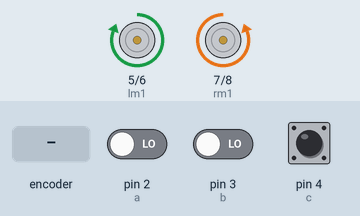
Recording of a sketch running on a simulated Arduino Uno, built with avr-gcc and run on an emulated ATmega328P. Parts: motor-driver pin pairs drawn as motors (green arrow = first pin HIGH = forward, orange = second pin HIGH = backward, longer = more drive). Inputs (shaded band) come from the test bench; at power-on: pin 4 (c) LOW, pin 2 (a) LOW, pin 3 (b) LOW. What the sketch prints to the serial monitor is not drawn.

Above: at 1.2 s.
1.3 s: rotary encoder on pin 2 (a) / pin 3 (b) turned 3 steps (first pin leading)
At 2.2 s:
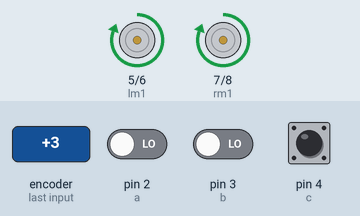
3.4 s: pin 4 (c) driven HIGH
At 4.4 s:
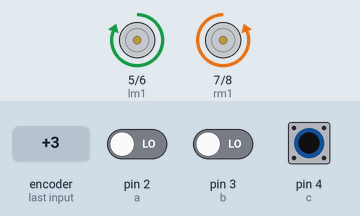
5.1 s: pin 4 (c) driven LOW
At 5.6 s:
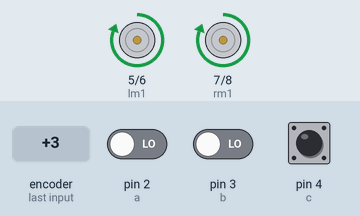
8.1 s: rotary encoder on pin 2 (a) / pin 3 (b) turned 1 step (first pin leading)
At 9.4 s:
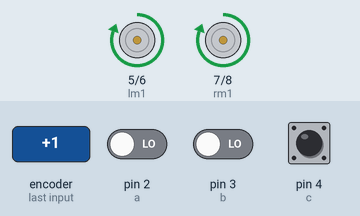
9.8 s: pin 4 (c) pulsed HIGH 5 times (0.12 s each, 0.3 s apart)
At 10.01 s:
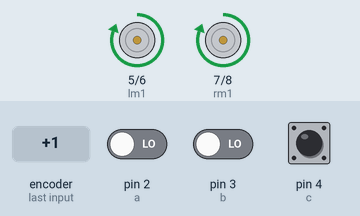
12.8 s: pin 4 (c) pulsed HIGH 2 times (0.12 s each, 0.3 s apart)
At 13.7 s:
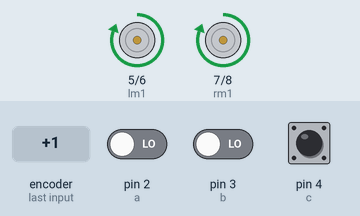
Timing chart, 0 to 15.8 s (numbered marks = the images above; inputs shaded):
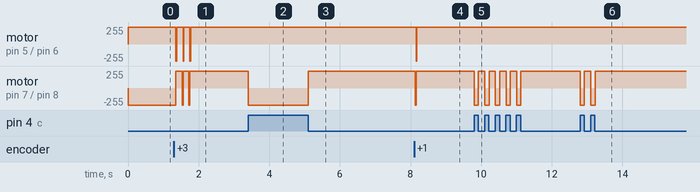

The sketch:

maze.ino
```cpp
#define a 2//left ir
#define b 3//centre ir
#define c 4//right ir
#define lm1 5//left motor 1
#define lm2 6//left motor 2
#define rm1 7//right motor 1
#define rm2 8//right motor 2
#define v1 9//+5V Vcc output
#define v2 10//+5V Vcc output
void setup() {
  // put your setup code here, to run once:
Serial.begin(9600);
pinMode(a,INPUT);
pinMode(b,INPUT);
pinMode(c,INPUT);
pinMode(lm1,OUTPUT);
pinMode(lm2,OUTPUT);
pinMode(rm1,OUTPUT);
pinMode(rm2,OUTPUT);
digitalWrite(v1,HIGH);
digitalWrite(v2,HIGH);
}

void loop() {
  // put your main code here, to run repeatedly:
int le,ce,ri;
le=digitalRead(a);
ce=digitalRead(b);
ri=digitalRead(c);
if(ce==1 && ri==0)
{fwd();Serial.print("FORWARD");}
else if(ce==0 && le==1 && ri==0)
{lft();Serial.print("LEFT");}
else if(ri==1)
{rit();Serial.print("RIGHT");}
else if(ce==0 && le==0 && ri==0)
{rit();Serial.print("TURNING AROUND");}//all right algorithm change to lft() if all left algorithm is required
delay(5);
}
void fwd()
{
  analogWrite(lm1,255);//to maintain synchronization
  analogWrite(lm2,0);
  analogWrite(rm1,140);
  analogWrite(rm2,0);
}
void lft()
{
  digitalWrite(lm1,LOW);
  digitalWrite(lm2,HIGH);
  digitalWrite(rm1,HIGH);
  digitalWrite(rm2,LOW);
}
void rit()
{
  digitalWrite(lm1,HIGH);
  digitalWrite(lm2,LOW);
  digitalWrite(rm1,LOW);
  digitalWrite(rm2,HIGH);
}
void stp()
{
  digitalWrite(lm1,LOW);
  digitalWrite(lm2,LOW);
  digitalWrite(rm1,LOW);
  digitalWrite(rm2,LOW);
}
```

Measured:
- after the input at 1.3 s, motor on pin 5 (lm1) / pin 6 (lm2): alternates forward 255/255 for 0.18 s and backward 255/255 for 0.03 s, 6 changes in all, then stays forward 255/255, starting after 0.05 s; motor on pin 7 (rm1) / pin 8 (rm2): backward 255/255 → forward 255/255 after 0.05 s
- after the input at 3.4 s, motor on pin 7 (rm1) / pin 8 (rm2): forward 255/255 → backward 255/255 at once
- after the input at 5.1 s, motor on pin 7 (rm1) / pin 8 (rm2): backward 255/255 → forward 255/255 at once
- after the input at 8.1 s, motor on pin 5 (lm1) / pin 6 (lm2): forward 255/255 → backward 255/255 after 0.06 s, → forward 255/255 0.02 s later; motor on pin 7 (rm1) / pin 8 (rm2): forward 255/255 → backward 255/255 at once, → forward 255/255 0.03 s later
- after the input at 9.8 s, motor on pin 7 (rm1) / pin 8 (rm2): alternates forward 255/255 for 0.18 s and backward 255/255 for 0.12 s, 10 changes in all, then stays forward 255/255, starting at once
- after the input at 12.8 s, motor on pin 7 (rm1) / pin 8 (rm2): alternates forward 255/255 for 0.18 s and backward 255/255 for 0.12 s, 4 changes in all, then stays forward 255/255, starting at once
